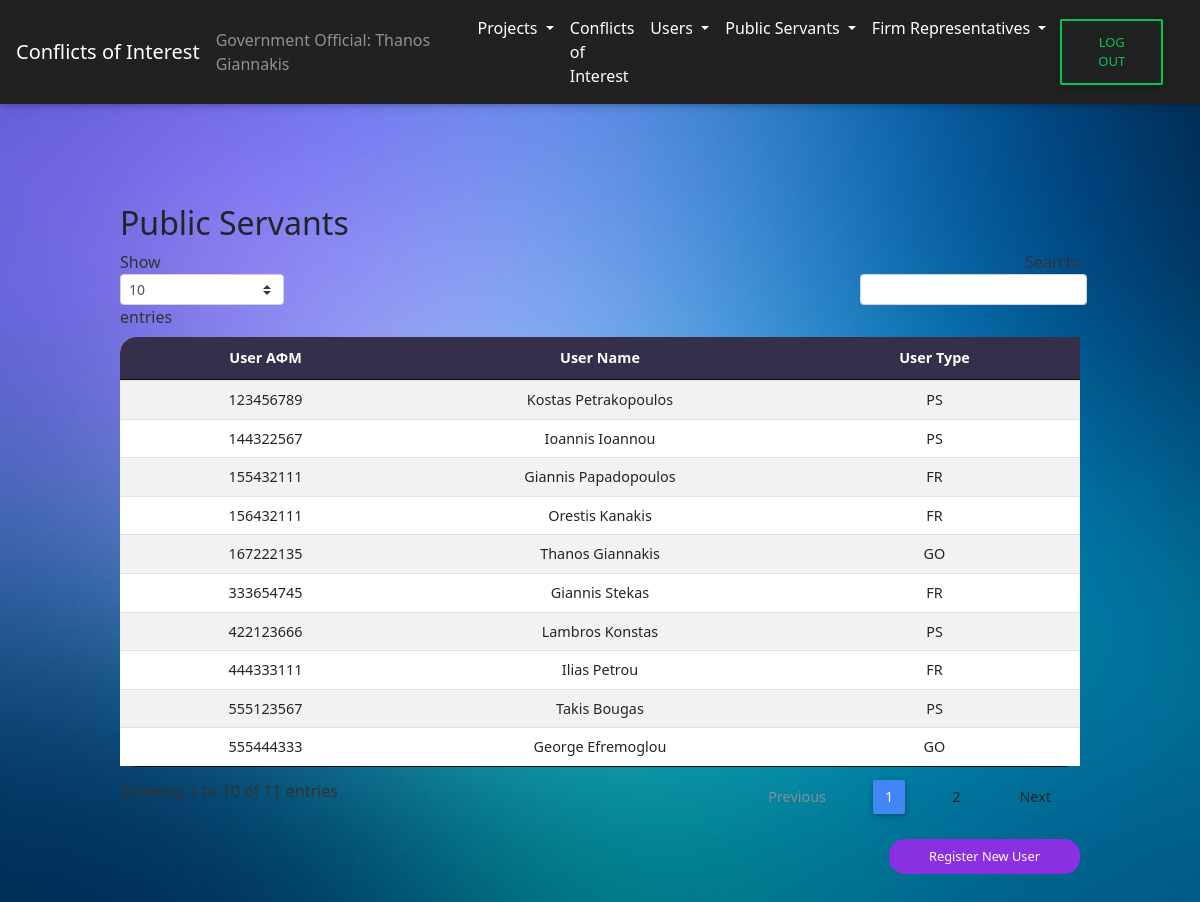
The app's page /CoI/view_users_GO.php (signed in), older data.
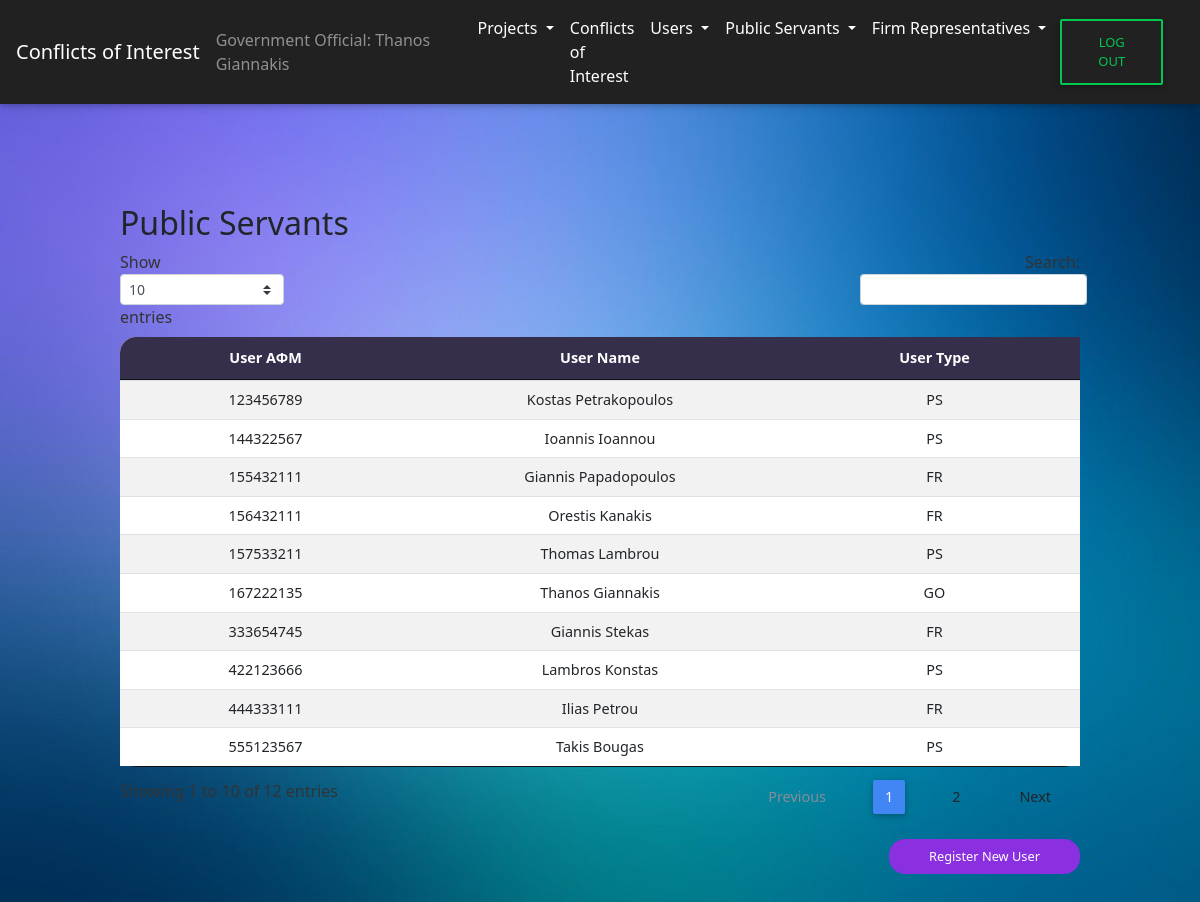
The same page, newer data.
### tables this page shows
CREATE TABLE `users` (
  `AFM` int(11) NOT NULL,
  `name` varchar(50) NOT NULL,
  `password` varchar(255) NOT NULL,
  `user_type` varchar(2) NOT NULL,
  `created_at` datetime DEFAULT current_timestamp()
);

### CoI/view_users_GO.php (the view, shortened to what this page needs)
<?php include('header.php');
include('navbar_GO.php')
?>
<div id="Public Servants">
    <div class="wrapper-table">
        <div class="page-header clearfix">
            <h2 class="pull-left">Public Servants</h2>
        </div>
        <?php
        $sql = "SELECT * FROM users";
        if ($result = mysqli_query($conn, $sql)) {
            if (mysqli_num_rows($result) > 0) {
                echo  "<table id='users' class='table table-striped table-sm project-table' cellspacing='0' width='100%'>";
                echo "<thead>";
                echo "<tr>";
                echo "<th class='th-sm' id ='th-first' >User ΑΦΜ</th>";
                echo "<th class='th-sm'>User Name</th>";
                echo "<th class='th-sm'>User Type</th>";
                echo "</tr>";
                echo "</thead>";
                echo "<tbody>";
                while ($row = mysqli_fetch_array($result)) {
                    echo "<tr>";
                    echo "<td>" . $row['AFM'] . "</td>";
                    echo "<td>" . $row['name'] . "</td>";
                    echo "<td>" . $row['user_type'] . "</td>";
                    echo "</tr>";
                }
                echo "</table>";
            } else {
                echo "<p class='lead'><em>No records were found.</em></p>";
            }
        } else {
            echo "ERROR: Could not able to execute $sql. " . mysqli_error($conn);
        }
        echo "<a href='register.php' class='submit-button'>Register New User</a>";
        ?>
    </div>
</div>
</body>
<?php include('footer.php') ?>
</html>

Row changes from the older to the newer data that the page shows:
no longer on this page (row unchanged): users: AFM "555444333", name "George Efremoglou", user_type "GO"
added users: AFM "157533211", name "Thomas Lambrou", user_type "PS"
Text that changed along with them:
text written by a page script: "Show entries Showing 1 to 10 of 11 entries Previous 1 2 Next" → "Show entries Showing 1 to 10 of 12 entries Previous 1 2 Next"
